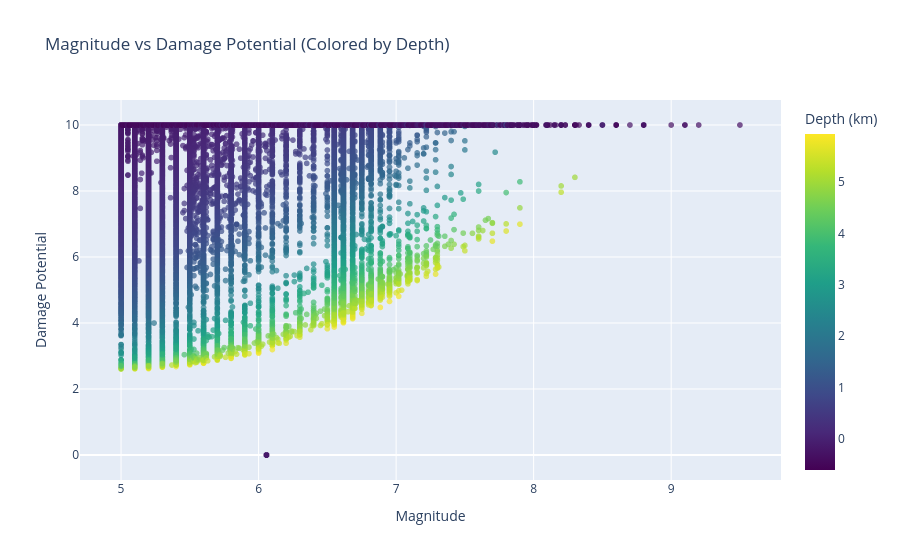

Source (notebook cell):
### Markdown cell above
### Task 3: Magnitude and Damage Potential Relationship

 <b>Objective:</b>   Analyze the relationship between earthquake magnitude and damage potential.
 
<b> Tasks: </b>
- Create scatter plot: Magnitude (mag) vs. Damage Potential with depth color-coding
- Plot Moment Magnitude (Mw) vs. Damage Potential
- Generate distribution histograms for mag, Mw, and damage_potential (with KDE)
- Calculate correlation coe cients (Pearson and Spearman) between mag/Mw and damage_potential
- Analyze outliers and their characteristics

### Code cell
# Scatter plot using Plotly for interactivity
fig1 = px.scatter(
    data,
    x='Mw',
    y='damage_potential',
    color='depth',
    color_continuous_scale='Viridis',
    title='Magnitude vs Damage Potential (Colored by Depth)',
    labels={'Mw': 'Magnitude', 'damage_potential': 'Damage Potential', 'depth': 'Depth (km)'},
    opacity=0.7
)
fig1.show()


# Moment Magnitude (Mw) Distribution
plt.figure(figsize=(12, 4))
plt.subplot(1, 2, 1)
sns.histplot(data['Mw'], kde=True, color='orange')
plt.title('Moment Magnitude (Mw) Distribution')

plt.subplot(1, 2, 2)
sns.histplot(data['damage_potential'], kde=True, color='red')
plt.title('Damage Potential Distribution')

plt.tight_layout()
plt.show()


from scipy.stats import pearsonr, spearmanr

# Pearson (linear correlation)
pearson_Mw, _ = pearsonr(data['Mw'], data['damage_potential'])

# Spearman (rank correlation)
spearman_Mw, _ = spearmanr(data['Mw'], data['damage_potential'])




print(f"Pearson correlation (Mw vs damage): {pearson_Mw:.3f}")
print(f"Spearman correlation (Mw vs damage): {spearman_Mw:.3f}")

# Define outliers as top 5% of damage potential
threshold = data['damage_potential'].quantile(0.95)
outliers = data[data['damage_potential'] > threshold]

print(f"Number of outliers: {len(outliers)}")
print(outliers[['latitude', 'longitude', 'Mw', 'depth', 'damage_potential']].head())

### Figure 1 — Plotly figure (JSON) as saved in the notebook; plotly's stock layout.template omitted (floating-point values rounded to 4 significant figures; data arrays with more than 128 entries replaced by an {"elided": "..."} marker saying what was removed)
{"data": [{"hovertemplate": "Magnitude=%{x}<br>Damage Potential=%{y}<br>Depth (km)=%{marker.color}<extra></extra>", "legendgroup": "", "marker": {"color": {"elided": "109848 float values"}, "coloraxis": "coloraxis", "opacity": 0.7, "symbol": "circle"}, "mode": "markers", "name": "", "showlegend": false, "type": "scattergl", "x": {"elided": "109848 float values"}, "xaxis": "x", "y": {"elided": "109848 float values"}, "yaxis": "y"}], "layout": {"coloraxis": {"colorbar": {"title": {"text": "Depth (km)"}}, "colorscale": [[0, "#440154"], [0.1111, "#482878"], [0.2222, "#3e4989"], [0.3333, "#31688e"], [0.4444, "#26828e"], [0.5556, "#1f9e89"], [0.6667, "#35b779"], [0.7778, "#6ece58"], [0.8889, "#b5de2b"], [1, "#fde725"]]}, "legend": {"tracegroupgap": 0}, "title": {"text": "Magnitude vs Damage Potential (Colored by Depth)"}, "xaxis": {"anchor": "y", "domain": [0, 1], "title": {"text": "Magnitude"}}, "yaxis": {"anchor": "x", "domain": [0, 1], "title": {"text": "Damage Potential"}}}}
